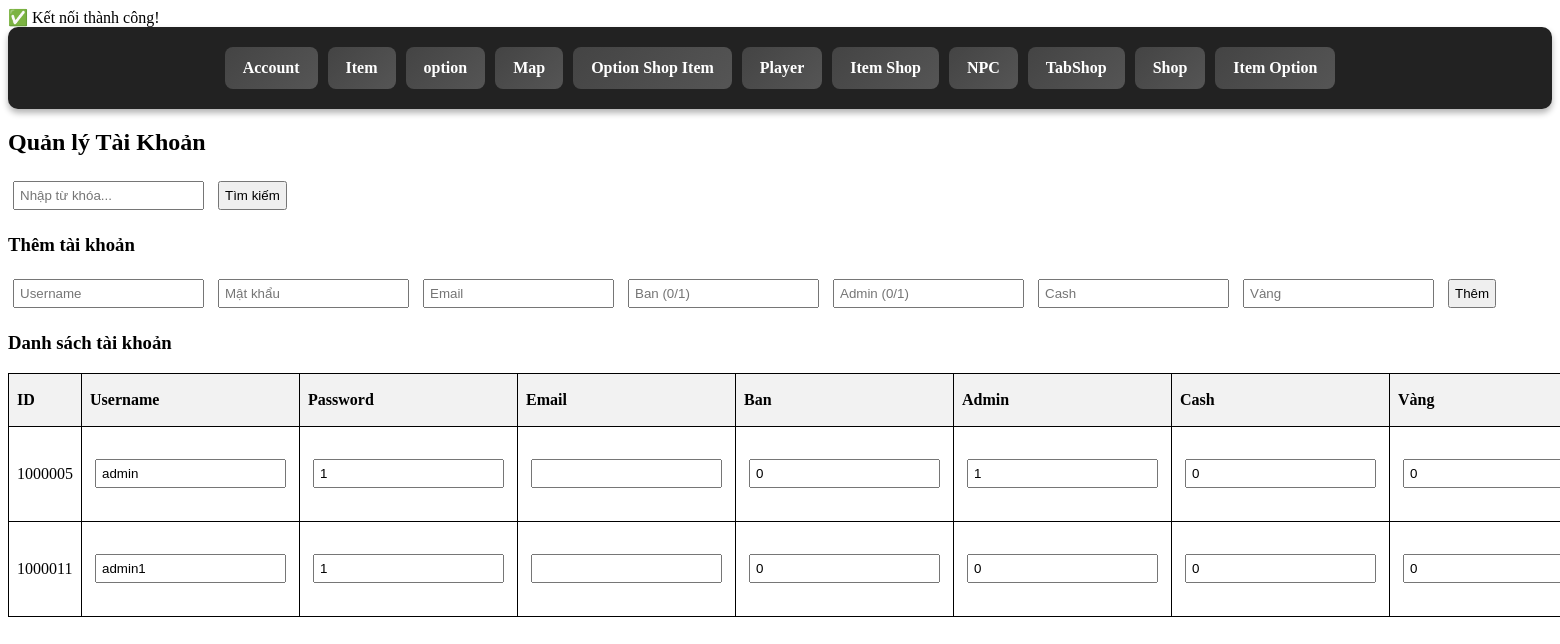
Screenshot of /vip/account.php with the database file from the repository.
### tables this page shows
CREATE TABLE `account` (
  `id` int(11) NOT NULL,
  `username` varchar(20) NOT NULL,
  `password` varchar(100) NOT NULL,
  `email` text NOT NULL,
  `create_time` timestamp NULL DEFAULT current_timestamp(),
  `update_time` timestamp NULL DEFAULT current_timestamp(),
  `ban` tinyint(1) NOT NULL DEFAULT 0,
  `is_admin` tinyint(1) NOT NULL DEFAULT 0,
  `last_time_login` timestamp NOT NULL DEFAULT '2002-07-30 17:00:00',
  `last_time_logout` timestamp NOT NULL DEFAULT '2002-07-30 17:00:00',
  `ip_address` varchar(50) DEFAULT NULL,
  `active` int(11) NOT NULL DEFAULT 0,
  `thoi_vang` int(11) NOT NULL DEFAULT 0,
  `server_login` int(11) NOT NULL DEFAULT -1,
  `bd_player` double DEFAULT 1,
  `is_gift_box` tinyint(1) DEFAULT 0,
  `gift_time` varchar(255) DEFAULT '0',
  `reward` longtext DEFAULT NULL,
  `cash` int(11) NOT NULL DEFAULT 0,
  `danap` int(11) NOT NULL DEFAULT 0,
  `token` text NOT NULL DEFAULT '',
  `xsrf_token` text NOT NULL DEFAULT '',
  `newpass` text NOT NULL DEFAULT '',
  `luotquay` int(11) NOT NULL DEFAULT 0,
  `vang` bigint(20) NOT NULL DEFAULT 0,
  `event_point` int(11) NOT NULL DEFAULT 0,
  `vip` int(11) NOT NULL DEFAULT 0
);

### vip/account.php (the view, shortened to what this page needs)
<?php
require_once "db_connect.php";
include 'menu.php';
$search = isset($_GET['search']) ? $_GET['search'] : '';
$params = [];
$sql = "SELECT * FROM account";
$stmt = $conn->prepare($sql);
$stmt->execute($params);
$accounts = $stmt->fetchAll(PDO::FETCH_ASSOC);
?>
<!DOCTYPE html>
<html lang="vi">
<head>
</head>
<body>
    <h2>Quản lý Tài Khoản</h2>
    <form method="GET">
        <input type="text" name="search" placeholder="Nhập từ khóa..." value="<?= htmlspecialchars($search) ?>">
        <button type="submit">Tìm kiếm</button>
    </form>
    <h3>Thêm tài khoản</h3>
    <form method="POST">
        <input type="text" name="username" placeholder="Username" required>
        <input type="text" name="password" placeholder="Mật khẩu" required>
        <input type="email" name="email" placeholder="Email">
        <input type="number" name="ban" placeholder="Ban (0/1)">
        <input type="number" name="is_admin" placeholder="Admin (0/1)">
        <input type="number" name="cash" placeholder="Cash">
        <input type="number" name="vang" placeholder="Vàng">
        <button type="submit">Thêm</button>
    </form>
    <h3>Danh sách tài khoản</h3>
    <table>
        <tr>
            <th>ID</th>
            <th>Username</th>
            <th>Password</th>
            <th>Email</th>
            <th>Ban</th>
            <th>Admin</th>
            <th>Cash</th>
            <th>Vàng</th>
        </tr>
        <?php foreach ($accounts as $row): ?>
            <tr>
                <form method="POST">
                    <td><?= $row['id']; ?></td>
                    <td><input type="text" name="username" value="<?= $row['username']; ?>"></td>
                    <td><input type="text" name="password" value="<?= $row['password']; ?>"></td>
                    <td><input type="email" name="email" value="<?= $row['email']; ?>"></td>
                    <td><input type="number" name="ban" value="<?= $row['ban']; ?>"></td>
                    <td><input type="number" name="is_admin" value="<?= $row['is_admin']; ?>"></td>
                    <td><input type="number" name="cash" value="<?= $row['cash']; ?>"></td>
                    <td><input type="number" name="vang" value="<?= $row['vang']; ?>"></td>
                </form>
            </tr>
        <?php endforeach; ?>
    </table>
</body>
</html>

### vip/account.php (style rules this page uses)
table { width: 100%; border-collapse: collapse; margin-top: 10px; }
th, td { border: 1px solid black; padding: 8px; text-align: left; }
th { background-color: #f2f2f2; }
input, button { margin: 5px; padding: 5px; }

### rows the page displays
account: id "1000005", username "admin", password "1", ban "0", is_admin "1", cash "0", vang "0"
account: id "1000011", username "admin1", password "1", ban "0", is_admin "0", cash "0", vang "0"
